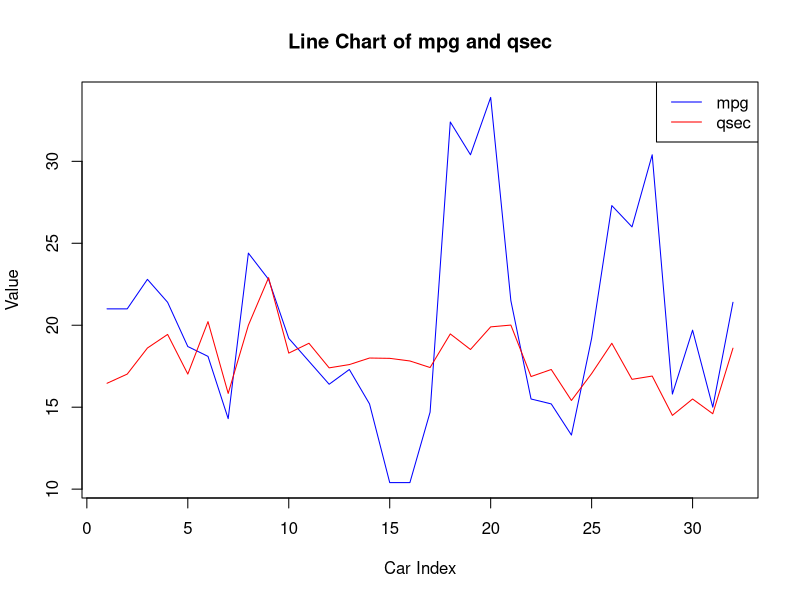

Write the R code that produced this figure.
data(mtcars)
data_to_plot <- mtcars[, c("mpg", "qsec")]
matplot(1:nrow(data_to_plot), data_to_plot, type = "l", col = c("blue", "red"), lty = 1,
        xlab = "Car Index", ylab = "Value", main = "Line Chart of mpg and qsec")
legend("topright", legend = c("mpg", "qsec"), col = c("blue", "red"), lty = 1)
